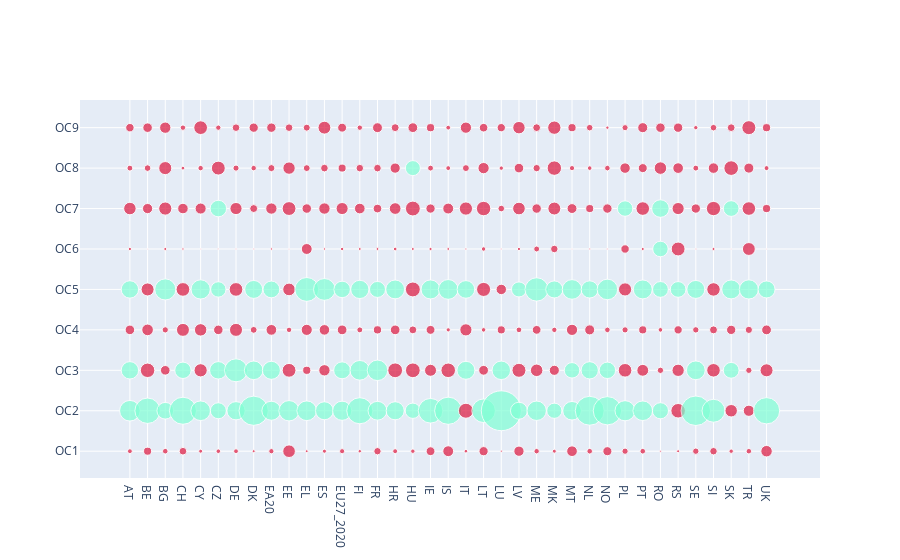

The code cell stored with this chart in its notebook:
### Code cell
fig = go.Figure(data=[go.Scatter(
    x=df.dropna()['code'], y=df.dropna()['isco08'],
    text=df.dropna()['perc'].astype(int),
    mode='markers',
    #marker_size=np.array(df.dropna()['perc'])
    marker=dict(
    color=['#7FFFD4' if val is False else '#DC143C' for val in df.dropna()['perc']<15],
    size=np.array(df.dropna()['perc']),
    showscale=False
    )
    )
])

fig.show()

### Figure 1 — Plotly figure (JSON) as saved in the notebook; plotly's stock layout.template omitted (floating-point values rounded to 4 significant figures; data arrays with more than 128 entries replaced by an {"elided": "..."} marker saying what was removed)
{"data": [{"marker": {"color": {"elided": "333 str values"}, "showscale": false, "size": {"elided": "333 float values"}}, "mode": "markers", "text": {"elided": "333 int values"}, "type": "scatter", "x": {"elided": "333 str values"}, "y": {"elided": "333 str values"}}], "layout": {}}
